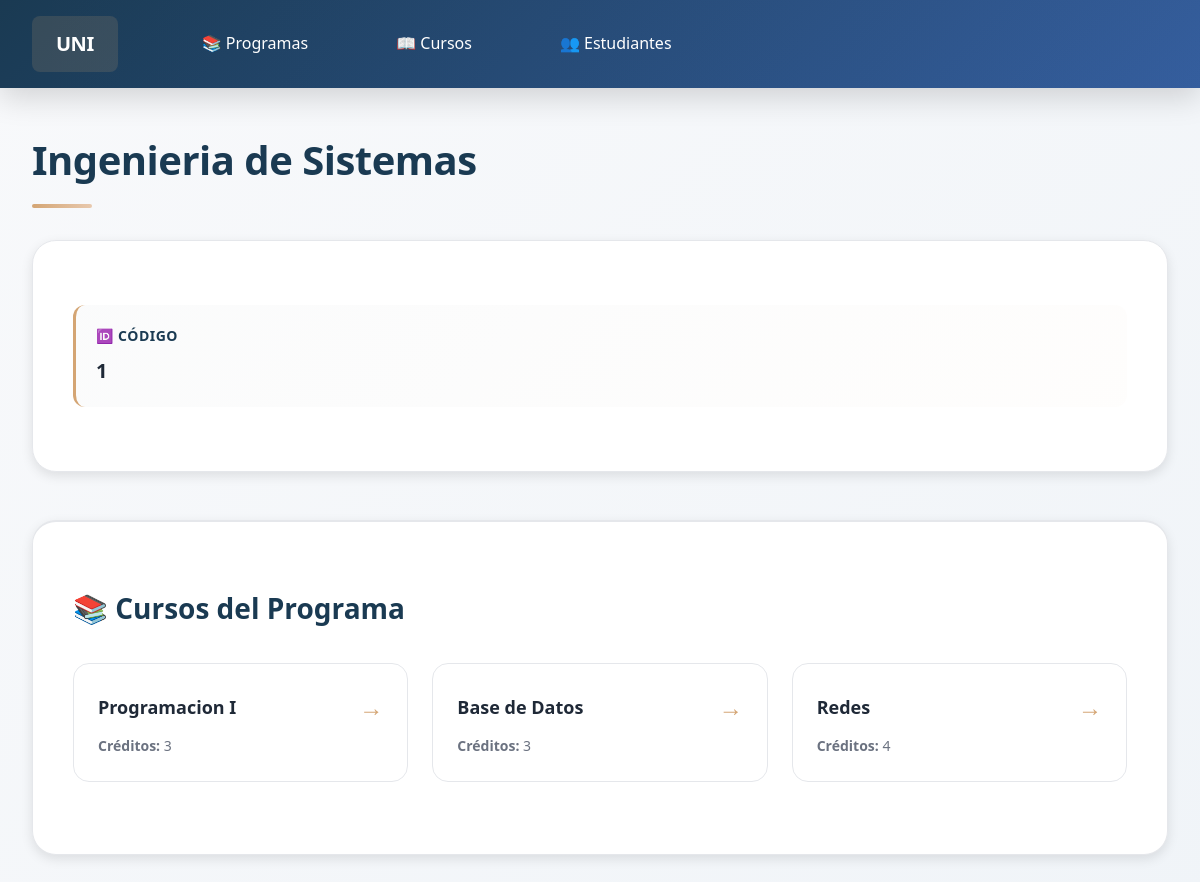
The page /programas/1/ on the database its author committed.
### universidad/models.py (models this page shows, shortened)
class Program(models.Model):
    TYPES = [
        ("PREGRADO", "Pregrado"),
        ("POSGRADO", "Posgrado"),
        ("TECNOLOGO", "Tecnólogo"),
        ("ESPECIALIZACION", "Especialización"),
        ("MASTER", "Master"),
    ]
    name = models.CharField(max_length=120)
    type_program = models.CharField(
        max_length=20,
        choices=TYPES,
        default="PREGRADO"
    )

class Course(models.Model):
    CATEGORIES = [
        ("PRESENCIAL", "Presencial"),
        ("VIRTUAL", "Virtual"),
        ("HIBRIDO", "Híbrido"),
    ]
    name = models.CharField(max_length=100)
    program = models.ForeignKey(
        Program,
        on_delete=models.CASCADE,
        related_name="courses"
    )
    quotas = models.IntegerField()
    credit_number = models.IntegerField()
    category = models.CharField(
        max_length=10,
        choices=CATEGORIES,
        default="PRESENCIAL"
    )

### universidad/views.py (the view)
# urls.py: path("programas/<int:id>/", views.program_detail, name="program_detail"),
def program_detail(request, id):
    program = get_object_or_404(Program, id=id)
    return render(request, "universidad/program_detail.html", {
        "program": program
    })

### universidad/templates/universidad/program_detail.html (shortened to what this page needs)
{% extends "universidad/base.html" %}
{% block content %}
<h1>{{ program.name }}</h1>
<div class="detail-container">
    <div class="detail-row">
        <div class="detail-item">
            <strong>🆔 Código</strong>
            <span>{{ program.id }}</span>
        </div>
    </div>
</div>
<div class="detail-container enrollments-section">
    <h2>📚 Cursos del Programa</h2>
    {% if program.courses.all %}
        <div class="list-container">
            {% for course in program.courses.all %}
                <div class="list-item">
                    <a href="{% url 'universidad:course_detail' course.id %}">
                        {{ course.name }}
                    </a>
                    <div class="secondary-text">
                        <strong>Créditos:</strong> {{ course.credit_number }}
                    </div>
                </div>
            {% endfor %}
        </div>
    {% else %}
        <div class="empty-state">
            No hay cursos en este programa.
        </div>
    {% endif %}
</div>
{% endblock %}

### universidad/static/css/main.css (style rules this page uses)
* { margin: 0; padding: 0; box-sizing: border-box; }
:root { --primary: #1a3a52; --primary-light: #2c5aa0; --accent: #d4a574; --accent-light: #e8c9ae; --success: #10b981; --danger: #ef4444; --bg-primary: #f8f9fb; --bg-secondary: #ffffff; --text-primary: #1f2937; --text-secondary: #6b7280; --border: #e5e7eb; --shadow-sm: 0 2px 4px rgba(0, 0, 0, 0.05); --shadow-md: 0 4px 12px rgba(0, 0, 0, 0.1); --shadow-lg: 0 10px 30px rgba(0, 0, 0, 0.15); }
html { scroll-behavior: smooth; }
body { font-family: 'Segoe UI', 'Trebuchet MS', sans-serif; background: linear-gradient(135deg, var(--bg-primary) 0%, #f0f4f8 100%); color: var(--text-primary); line-height: 1.6; min-height: 100vh; }
h1 { font-size: 2.5rem; font-weight: 700; margin-bottom: 1rem; color: var(--primary); letter-spacing: -0.5px; animation: slideInDown 0.6s ease-out; }
h1::after { content: ''; display: block; width: 60px; height: 4px; background: linear-gradient(90deg, var(--accent), var(--accent-light)); margin-top: 0.75rem; border-radius: 2px; }
h2 { font-size: 1.75rem; font-weight: 600; margin: 2rem 0 1.5rem; color: var(--primary); }
.list-container { display: grid; grid-template-columns: repeat(auto-fill, minmax(320px, 1fr)); gap: 1.5rem; margin: 2rem 0; animation: fadeInUp 0.8s ease-out 0.2s both; }
.list-item { background: var(--bg-secondary); border: 1px solid var(--border); border-radius: 1rem; padding: 1.5rem; transition: all 0.3s cubic-bezier(0.4, 0, 0.2, 1); position: relative; overflow: hidden; }
.list-item::before { content: ''; position: absolute; top: 0; left: 0; right: 0; height: 4px; background: linear-gradient(90deg, var(--primary), var(--accent)); transform: scaleX(0); transform-origin: left; transition: transform 0.3s ease-out; }
.list-item a { color: var(--text-primary); text-decoration: none; font-weight: 600; font-size: 1.125rem; display: flex; justify-content: space-between; align-items: center; transition: color 0.3s ease; }
.list-item a::after { content: '→'; font-size: 1.5rem; color: var(--accent); transition: transform 0.3s ease; }
.list-item .secondary-text { color: var(--text-secondary); font-size: 0.875rem; margin-top: 0.5rem; font-weight: 400; }
.detail-container { background: var(--bg-secondary); border-radius: 1.5rem; padding: 2.5rem; margin: 2rem 0; box-shadow: var(--shadow-md); border: 1px solid var(--border); animation: fadeInUp 0.8s ease-out 0.3s both; }
.detail-row { display: grid; grid-template-columns: repeat(auto-fit, minmax(250px, 1fr)); gap: 2rem; margin: 1.5rem 0; }
.detail-item { padding: 1.25rem; background: linear-gradient(135deg, rgba(26, 58, 82, 0.02) 0%, rgba(212, 165, 116, 0.02) 100%); border-radius: 0.75rem; border-left: 3px solid var(--accent); }
.detail-item strong { color: var(--primary); display: block; font-size: 0.875rem; text-transform: uppercase; letter-spacing: 0.5px; margin-bottom: 0.5rem; font-weight: 600; }
.detail-item span { display: block; font-size: 1.25rem; font-weight: 600; color: var(--text-primary); }
.enrollments-section { margin-top: 3rem; padding-top: 2rem; border-top: 2px solid var(--border); }

### rows shown on the page
Program: name "Ingenieria de Sistemas", id "1"
Course: name "Programacion I", credit_number "3"
Course: name "Base de Datos", credit_number "3"
Course: name "Redes", credit_number "4"
